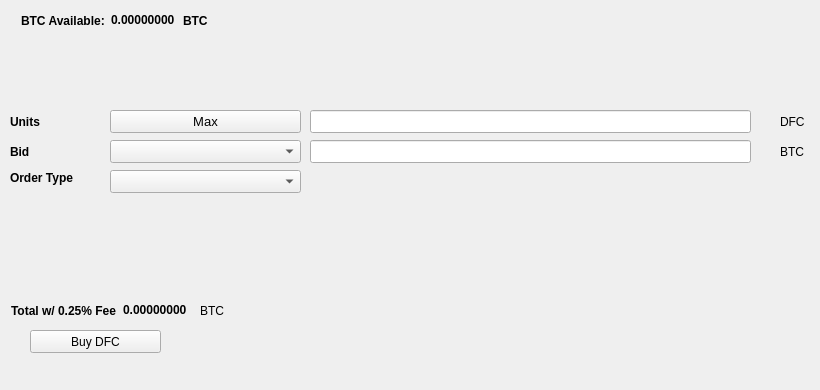
   <widget class="QWidget" name="BuyTab">
    <attribute name="title">
     <string>Buy</string>
    </attribute>
    <widget class="QPushButton" name="BuyDFC">
     <property name="geometry">
      <rect>
       <x>30</x>
       <y>330</y>
       <width>131</width>
       <height>23</height>
      </rect>
     </property>
     <property name="text">
      <string>Buy DFC</string>
     </property>
     <property name="icon">
      <iconset resource="../deflacash.qrc">
       <normaloff>:/icons/bitcoin</normaloff>:/icons/bitcoin</iconset>
     </property>
    </widget>
    <widget class="QLabel" name="label_3">
     <property name="geometry">
      <rect>
       <x>10</x>
       <y>110</y>
       <width>46</width>
       <height>23</height>
      </rect>
     </property>
     <property name="font">
      <font>
       <weight>75</weight>
       <bold>true</bold>
      </font>
     </property>
     <property name="text">
      <string>Units</string>
     </property>
    </widget>
    <widget class="QLineEdit" name="UnitsInput">
     <property name="geometry">
      <rect>
       <x>310</x>
       <y>110</y>
       <width>441</width>
       <height>23</height>
      </rect>
     </property>
     <property name="font">
      <font>
       <pointsize>9</pointsize>
       <weight>75</weight>
       <bold>true</bold>
      </font>
     </property>
    </widget>
    <widget class="QLineEdit" name="BuyBidPriceEdit">
     <property name="geometry">
      <rect>
       <x>310</x>
       <y>140</y>
       <width>441</width>
       <height>23</height>
      </rect>
     </property>
     <property name="font">
      <font>
       <pointsize>9</pointsize>
       <weight>75</weight>
       <bold>true</bold>
      </font>
     </property>
    </widget>
    <widget class="QLabel" name="label_4">
     <property name="geometry">
      <rect>
       <x>780</x>
       <y>110</y>
       <width>31</width>
       <height>23</height>
      </rect>
     </property>
     <property name="text">
      <string>DFC</string>
     </property>
    </widget>
    <widget class="QLabel" name="label_5">
     <property name="geometry">
      <rect>
       <x>780</x>
       <y>140</y>
       <width>31</width>
       <height>23</height>
      </rect>
     </property>
     <property name="text">
      <string>BTC</string>
     </property>
    </widget>
    <widget class="QLabel" name="label_6">
     <property name="geometry">
      <rect>
       <x>10</x>
       <y>140</y>
       <width>46</width>
       <height>23</height>
      </rect>
     </property>
     <property name="font">
      <font>
       <weight>75</weight>
       <bold>true</bold>
      </font>
     </property>
     <property name="text">
      <string>Bid</string>
     </property>
    </widget>
    <widget class="QLabel" name="label_7">
     <property name="geometry">
      <rect>
       <x>10</x>
       <y>170</y>
       <width>91</width>
       <height>16</height>
      </rect>
     </property>
     <property name="font">
      <font>
       <weight>75</weight>
       <bold>true</bold>
      </font>
     </property>
     <property name="text">
      <string>Order Type</string>
     </property>
    </widget>
    <widget class="QPushButton" name="Buy_Max_Amount">
     <property name="geometry">
      <rect>
       <x>110</x>
       <y>110</y>
       <width>191</width>
       <height>23</height>
      </rect>
     </property>
     <property name="font">
      <font>
       <pointsize>10</pointsize>
      </font>
     </property>
     <property name="text">
      <string>Max</string>
     </property>
    </widget>
    <widget class="QComboBox" name="BuyBidcomboBox">
     <property name="geometry">
      <rect>
       <x>110</x>
       <y>140</y>
       <width>191</width>
       <height>23</height>
      </rect>
     </property>
     <property name="font">
      <font>
       <pointsize>10</pointsize>
      </font>
     </property>
    </widget>
    <widget class="QComboBox" name="buyOrdertypeCombo">
     <property name="geometry">
      <rect>
       <x>110</x>
       <y>170</y>
       <width>191</width>
       <height>23</height>
      </rect>
     </property>
     <property name="font">
      <font>
       <pointsize>10</pointsize>
      </font>
     </property>
    </widget>
    <widget class="QWidget" name="layoutWidget1">
     <property name="geometry">
      <rect>
       <x>21</x>
       <y>11</y>
       <width>227</width>
       <height>19</height>
      </rect>
     </property>
     <layout class="QHBoxLayout" name="horizontalLayout_3">
      <item>
       <widget class="QLabel" name="label232">
        <property name="font">
         <font>
          <weight>75</weight>
          <bold>true</bold>
         </font>
        </property>
        <property name="text">
         <string>BTC Available:</string>
        </property>
       </widget>
      </item>
      <item>
       <widget class="QLabel" name="BtcAvailableLbl">
        <property name="palette">
         <palette>
          <active>
           <colorrole role="WindowText">
            <brush brushstyle="SolidPattern">
             <color alpha="255">
              <red>0</red>
              <green>0</green>
              <blue>0</blue>
             </color>
            </brush>
           </colorrole>
           <colorrole role="Button">
            <brush brushstyle="SolidPattern">
             <color alpha="255">
              <red>0</red>
              <green>170</green>
              <blue>0</blue>
             </color>
            </brush>
           </colorrole>
           <colorrole role="Light">
            <brush brushstyle="SolidPattern">
             <color alpha="255">
              <red>0</red>
              <green>255</green>
              <blue>0</blue>
             </color>
            </brush>
           </colorrole>
           <colorrole role="Midlight">
            <brush brushstyle="SolidPattern">
             <color alpha="255">
              <red>0</red>
              <green>212</green>
              <blue>0</blue>
             </color>
            </brush>
           </colorrole>
           <colorrole role="Dark">
            <brush brushstyle="SolidPattern">
             <color alpha="255">
              <red>0</red>
              <green>85</green>
              <blue>0</blue>
             </color>
            </brush>
           </colorrole>
           <colorrole role="Mid">
            <brush brushstyle="SolidPattern">
             <color alpha="255">
              <red>0</red>
              <green>113</green>
              <blue>0</blue>
             </color>
            </brush>
           </colorrole>
           <colorrole role="Text">
            <brush brushstyle="SolidPattern">
             <color alpha="255">
              <red>0</red>
              <green>170</green>
              <blue>0</blue>
             </color>
            </brush>
           </colorrole>
           <colorrole role="BrightText">
            <brush brushstyle="SolidPattern">
             <color alpha="255">
              <red>255</red>
              <green>255</green>
              <blue>255</blue>
             </color>
            </brush>
           </colorrole>
           <colorrole role="ButtonText">
            <brush brushstyle="SolidPattern">
             <color alpha="255">
              <red>0</red>
              <green>0</green>
              <blue>0</blue>
             </color>
            </brush>
           </colorrole>
           <colorrole role="Base">
            <brush brushstyle="SolidPattern">
             <color alpha="255">
              <red>255</red>
              <green>255</green>
              <blue>255</blue>
             </color>
            </brush>
           </colorrole>
           <colorrole role="Window">
            <brush brushstyle="SolidPattern">
             <color alpha="255">
              <red>0</red>
              <green>170</green>
              <blue>0</blue>
             </color>
            </brush>
           </colorrole>
           <colorrole role="Shadow">
            <brush brushstyle="SolidPattern">
             <color alpha="255">
              <red>0</red>
              <green>0</green>
              <blue>0</blue>
             </color>
            </brush>
           </colorrole>
           <colorrole role="AlternateBase">
            <brush brushstyle="SolidPattern">
             <color alpha="255">
              <red>127</red>
              <green>212</green>
              <blue>127</blue>
             </color>
            </brush>
           </colorrole>
           <colorrole role="ToolTipBase">
            <brush brushstyle="SolidPattern">
             <color alpha="255">
              <red>255</red>
              <green>255</green>
              <blue>220</blue>
             </color>
            </brush>
           </colorrole>
           <colorrole role="ToolTipText">
            <brush brushstyle="SolidPattern">
             <color alpha="255">
              <red>0</red>
              <green>0</green>
              <blue>0</blue>
             </color>
            </brush>
           </colorrole>
          </active>
          <inactive>
           <colorrole role="WindowText">
            <brush brushstyle="SolidPattern">
             <color alpha="255">
              <red>0</red>
              <green>0</green>
              <blue>0</blue>
             </color>
            </brush>
           </colorrole>
           <colorrole role="Button">
            <brush brushstyle="SolidPattern">
             <color alpha="255">
              <red>0</red>
              <green>170</green>
              <blue>0</blue>
             </color>
            </brush>
           </colorrole>
           <colorrole role="Light">
            <brush brushstyle="SolidPattern">
             <color alpha="255">
              <red>0</red>
              <green>255</green>
              <blue>0</blue>
             </color>
            </brush>
           </colorrole>
           <colorrole role="Midlight">
            <brush brushstyle="SolidPattern">
             <color alpha="255">
              <red>0</red>
              <green>212</green>
              <blue>0</blue>
             </color>
            </brush>
           </colorrole>
           <colorrole role="Dark">
            <brush brushstyle="SolidPattern">
             <color alpha="255">
              <red>0</red>
              <green>85</green>
              <blue>0</blue>
             </color>
            </brush>
           </colorrole>
           <colorrole role="Mid">
            <brush brushstyle="SolidPattern">
             <color alpha="255">
              <red>0</red>
              <green>113</green>
              <blue>0</blue>
             </color>
            </brush>
           </colorrole>
           <colorrole role="Text">
            <brush brushstyle="SolidPattern">
             <color alpha="255">
              <red>0</red>
              <green>170</green>
              <blue>0</blue>
             </color>
            </brush>
           </colorrole>
           <colorrole role="BrightText">
            <brush brushstyle="SolidPattern">
             <color alpha="255">
              <red>255</red>
              <green>255</green>
              <blue>255</blue>
             </color>
            </brush>
           </colorrole>
           <colorrole role="ButtonText">
            <brush brushstyle="SolidPattern">
             <color alpha="255">
              <red>0</red>
              <green>0</green>
              <blue>0</blue>
             </color>
            </brush>
           </colorrole>
           <colorrole role="Base">
            <brush brushstyle="SolidPattern">
             <color alpha="255">
              <red>255</red>
              <green>255</green>
              <blue>255</blue>
             </color>
            </brush>
           </colorrole>
           <colorrole role="Window">
            <brush brushstyle="SolidPattern">
             <color alpha="255">
              <red>0</red>
              <green>170</green>
              <blue>0</blue>
             </color>
            </brush>
           </colorrole>
           <colorrole role="Shadow">
            <brush brushstyle="SolidPattern">
             <color alpha="255">
              <red>0</red>
              <green>0</green>
              <blue>0</blue>
             </color>
            </brush>
           </colorrole>
           <colorrole role="AlternateBase">
            <brush brushstyle="SolidPattern">
             <color alpha="255">
              <red>127</red>
              <green>212</green>
              <blue>127</blue>
             </color>
            </brush>
           </colorrole>
           <colorrole role="ToolTipBase">
            <brush brushstyle="SolidPattern">
             <color alpha="255">
              <red>255</red>
              <green>255</green>
              <blue>220</blue>
             </color>
            </brush>
           </colorrole>
           <colorrole role="ToolTipText">
            <brush brushstyle="SolidPattern">
             <color alpha="255">
              <red>0</red>
              <green>0</green>
              <blue>0</blue>
             </color>
            </brush>
           </colorrole>
          </inactive>
          <disabled>
           <colorrole role="WindowText">
            <brush brushstyle="SolidPattern">
             <color alpha="255">
              <red>0</red>
              <green>85</green>
              <blue>0</blue>
             </color>
            </brush>
           </colorrole>
           <colorrole role="Button">
            <brush brushstyle="SolidPattern">
             <color alpha="255">
              <red>0</red>
              <green>170</green>
              <blue>0</blue>
             </color>
            </brush>
           </colorrole>
           <colorrole role="Light">
            <brush brushstyle="SolidPattern">
             <color alpha="255">
              <red>0</red>
              <green>255</green>
              <blue>0</blue>
             </color>
            </brush>
           </colorrole>
           <colorrole role="Midlight">
            <brush brushstyle="SolidPattern">
             <color alpha="255">
              <red>0</red>
              <green>212</green>
              <blue>0</blue>
             </color>
            </brush>
           </colorrole>
           <colorrole role="Dark">
            <brush brushstyle="SolidPattern">
             <color alpha="255">
              <red>0</red>
              <green>85</green>
              <blue>0</blue>
             </color>
            </brush>
           </colorrole>
           <colorrole role="Mid">
            <brush brushstyle="SolidPattern">
             <color alpha="255">
              <red>0</red>
              <green>113</green>
              <blue>0</blue>
             </color>
            </brush>
           </colorrole>
           <colorrole role="Text">
            <brush brushstyle="SolidPattern">
             <color alpha="255">
              <red>0</red>
              <green>85</green>
              <blue>0</blue>
             </color>
            </brush>
           </colorrole>
           <colorrole role="BrightText">
            <brush brushstyle="SolidPattern">
             <color alpha="255">
              <red>255</red>
              <green>255</green>
              <blue>255</blue>
             </color>
            </brush>
           </colorrole>
           <colorrole role="ButtonText">
            <brush brushstyle="SolidPattern">
             <color alpha="255">
              <red>0</red>
              <green>85</green>
              <blue>0</blue>
             </color>
            </brush>
           </colorrole>
           <colorrole role="Base">
            <brush brushstyle="SolidPattern">
             <color alpha="255">
              <red>0</red>
              <green>170</green>
              <blue>0</blue>
             </color>
            </brush>
           </colorrole>
           <colorrole role="Window">
            <brush brushstyle="SolidPattern">
             <color alpha="255">
              <red>0</red>
              <green>170</green>
              <blue>0</blue>
             </color>
            </brush>
           </colorrole>
           <colorrole role="Shadow">
            <brush brushstyle="SolidPattern">
             <color alpha="255">
              <red>0</red>
              <green>0</green>
              <blue>0</blue>
             </color>
            </brush>
           </colorrole>
           <colorrole role="AlternateBase">
            <brush brushstyle="SolidPattern">
             <color alpha="255">
              <red>0</red>
              <green>170</green>
              <blue>0</blue>
             </color>
            </brush>
           </colorrole>
           <colorrole role="ToolTipBase">
            <brush brushstyle="SolidPattern">
             <color alpha="255">
              <red>255</red>
              <green>255</green>
              <blue>220</blue>
             </color>
            </brush>
           </colorrole>
           <colorrole role="ToolTipText">
            <brush brushstyle="SolidPattern">
             <color alpha="255">
              <red>0</red>
              <green>0</green>
              <blue>0</blue>
             </color>
            </brush>
           </colorrole>
          </disabled>
         </palette>
        </property>
        <property name="font">
         <font>
          <weight>75</weight>
          <bold>true</bold>
         </font>
        </property>
        <property name="text">
         <string>0.00000000</string>
        </property>
        <property name="textInteractionFlags">
         <set>Qt::LinksAccessibleByMouse|Qt::TextSelectableByKeyboard|Qt::TextSelectableByMouse</set>
        </property>
       </widget>
      </item>
      <item>
       <widget class="QLabel" name="BtcAvailableLbl_2">
        <property name="font">
         <font>
          <weight>75</weight>
          <bold>true</bold>
         </font>
        </property>
        <property name="text">
         <string>BTC</string>
        </property>
       </widget>
      </item>
     </layout>
    </widget>
    <widget class="QWidget" name="layoutWidge2">
     <property name="geometry">
      <rect>
       <x>11</x>
       <y>301</y>
       <width>259</width>
       <height>19</height>
      </rect>
     </property>
     <layout class="QHBoxLayout" name="horizontalLayout_4">
      <item>
       <widget class="QLabel" name="label_9">
        <property name="font">
         <font>
          <weight>75</weight>
          <bold>true</bold>
         </font>
        </property>
        <property name="text">
         <string>Total w/ 0.25% Fee</string>
        </property>
       </widget>
      </item>
      <item>
       <widget class="QLabel" name="BuyCostLabel">
        <property name="palette">
         <palette>
          <active>
           <colorrole role="WindowText">
            <brush brushstyle="SolidPattern">
             <color alpha="255">
              <red>0</red>
              <green>0</green>
              <blue>0</blue>
             </color>
            </brush>
           </colorrole>
           <colorrole role="Button">
            <brush brushstyle="SolidPattern">
             <color alpha="255">
              <red>0</red>
              <green>170</green>
              <blue>0</blue>
             </color>
            </brush>
           </colorrole>
           <colorrole role="Light">
            <brush brushstyle="SolidPattern">
             <color alpha="255">
              <red>0</red>
              <green>255</green>
              <blue>0</blue>
             </color>
            </brush>
           </colorrole>
           <colorrole role="Midlight">
            <brush brushstyle="SolidPattern">
             <color alpha="255">
              <red>0</red>
              <green>212</green>
              <blue>0</blue>
             </color>
            </brush>
           </colorrole>
           <colorrole role="Dark">
            <brush brushstyle="SolidPattern">
             <color alpha="255">
              <red>0</red>
              <green>85</green>
              <blue>0</blue>
             </color>
            </brush>
           </colorrole>
           <colorrole role="Mid">
            <brush brushstyle="SolidPattern">
             <color alpha="255">
              <red>0</red>
              <green>113</green>
              <blue>0</blue>
             </color>
            </brush>
           </colorrole>
           <colorrole role="Text">
            <brush brushstyle="SolidPattern">
             <color alpha="255">
              <red>0</red>
              <green>170</green>
              <blue>0</blue>
             </color>
            </brush>
           </colorrole>
           <colorrole role="BrightText">
            <brush brushstyle="SolidPattern">
             <color alpha="255">
              <red>255</red>
              <green>255</green>
              <blue>255</blue>
             </color>
            </brush>
           </colorrole>
           <colorrole role="ButtonText">
            <brush brushstyle="SolidPattern">
             <color alpha="255">
              <red>0</red>
              <green>0</green>
              <blue>0</blue>
             </color>
            </brush>
           </colorrole>
           <colorrole role="Base">
            <brush brushstyle="SolidPattern">
             <color alpha="255">
              <red>255</red>
              <green>255</green>
              <blue>255</blue>
             </color>
            </brush>
           </colorrole>
           <colorrole role="Window">
            <brush brushstyle="SolidPattern">
             <color alpha="255">
              <red>0</red>
              <green>170</green>
              <blue>0</blue>
             </color>
            </brush>
           </colorrole>
           <colorrole role="Shadow">
            <brush brushstyle="SolidPattern">
             <color alpha="255">
              <red>0</red>
              <green>0</green>
              <blue>0</blue>
             </color>
            </brush>
           </colorrole>
           <colorrole role="AlternateBase">
            <brush brushstyle="SolidPattern">
             <color alpha="255">
              <red>127</red>
              <green>212</green>
              <blue>127</blue>
             </color>
            </brush>
           </colorrole>
           <colorrole role="ToolTipBase">
            <brush brushstyle="SolidPattern">
             <color alpha="255">
              <red>255</red>
              <green>255</green>
              <blue>220</blue>
             </color>
            </brush>
           </colorrole>
           <colorrole role="ToolTipText">
            <brush brushstyle="SolidPattern">
             <color alpha="255">
              <red>0</red>
              <green>0</green>
              <blue>0</blue>
             </color>
            </brush>
           </colorrole>
          </active>
          <inactive>
           <colorrole role="WindowText">
            <brush brushstyle="SolidPattern">
             <color alpha="255">
              <red>0</red>
              <green>0</green>
              <blue>0</blue>
             </color>
            </brush>
           </colorrole>
           <colorrole role="Button">
            <brush brushstyle="SolidPattern">
             <color alpha="255">
              <red>0</red>
              <green>170</green>
              <blue>0</blue>
             </color>
            </brush>
           </colorrole>
           <colorrole role="Light">
            <brush brushstyle="SolidPattern">
             <color alpha="255">
              <red>0</red>
              <green>255</green>
              <blue>0</blue>
             </color>
            </brush>
           </colorrole>
           <colorrole role="Midlight">
            <brush brushstyle="SolidPattern">
             <color alpha="255">
              <red>0</red>
              <green>212</green>
              <blue>0</blue>
             </color>
            </brush>
           </colorrole>
           <colorrole role="Dark">
            <brush brushstyle="SolidPattern">
             <color alpha="255">
              <red>0</red>
              <green>85</green>
              <blue>0</blue>
             </color>
            </brush>
           </colorrole>
           <colorrole role="Mid">
            <brush brushstyle="SolidPattern">
             <color alpha="255">
              <red>0</red>
              <green>113</green>
              <blue>0</blue>
             </color>
            </brush>
           </colorrole>
           <colorrole role="Text">
            <brush brushstyle="SolidPattern">
             <color alpha="255">
              <red>0</red>
              <green>170</green>
              <blue>0</blue>
             </color>
            </brush>
           </colorrole>
           <colorrole role="BrightText">
            <brush brushstyle="SolidPattern">
             <color alpha="255">
              <red>255</red>
              <green>255</green>
              <blue>255</blue>
             </color>
            </brush>
           </colorrole>
           <colorrole role="ButtonText">
            <brush brushstyle="SolidPattern">
             <color alpha="255">
              <red>0</red>
              <green>0</green>
              <blue>0</blue>
             </color>
            </brush>
           </colorrole>
           <colorrole role="Base">
            <brush brushstyle="SolidPattern">
             <color alpha="255">
              <red>255</red>
              <green>255</green>
              <blue>255</blue>
             </color>
            </brush>
           </colorrole>
           <colorrole role="Window">
            <brush brushstyle="SolidPattern">
             <color alpha="255">
              <red>0</red>
              <green>170</green>
              <blue>0</blue>
             </color>
            </brush>
           </colorrole>
           <colorrole role="Shadow">
            <brush brushstyle="SolidPattern">
             <color alpha="255">
              <red>0</red>
              <green>0</green>
              <blue>0</blue>
             </color>
            </brush>
           </colorrole>
           <colorrole role="AlternateBase">
            <brush brushstyle="SolidPattern">
             <color alpha="255">
              <red>127</red>
              <green>212</green>
              <blue>127</blue>
             </color>
            </brush>
           </colorrole>
           <colorrole role="ToolTipBase">
            <brush brushstyle="SolidPattern">
             <color alpha="255">
              <red>255</red>
              <green>255</green>
              <blue>220</blue>
             </color>
            </brush>
           </colorrole>
           <colorrole role="ToolTipText">
            <brush brushstyle="SolidPattern">
             <color alpha="255">
              <red>0</red>
              <green>0</green>
              <blue>0</blue>
             </color>
            </brush>
           </colorrole>
          </inactive>
          <disabled>
           <colorrole role="WindowText">
            <brush brushstyle="SolidPattern">
             <color alpha="255">
              <red>0</red>
              <green>85</green>
              <blue>0</blue>
             </color>
            </brush>
           </colorrole>
           <colorrole role="Button">
            <brush brushstyle="SolidPattern">
             <color alpha="255">
              <red>0</red>
              <green>170</green>
              <blue>0</blue>
             </color>
            </brush>
           </colorrole>
           <colorrole role="Light">
            <brush brushstyle="SolidPattern">
             <color alpha="255">
              <red>0</red>
              <green>255</green>
              <blue>0</blue>
             </color>
            </brush>
           </colorrole>
           <colorrole role="Midlight">
            <brush brushstyle="SolidPattern">
             <color alpha="255">
              <red>0</red>
              <green>212</green>
              <blue>0</blue>
             </color>
            </brush>
           </colorrole>
           <colorrole role="Dark">
            <brush brushstyle="SolidPattern">
             <color alpha="255">
              <red>0</red>
              <green>85</green>
              <blue>0</blue>
             </color>
            </brush>
           </colorrole>
           <colorrole role="Mid">
            <brush brushstyle="SolidPattern">
             <color alpha="255">
              <red>0</red>
              <green>113</green>
              <blue>0</blue>
             </color>
            </brush>
           </colorrole>
           <colorrole role="Text">
            <brush brushstyle="SolidPattern">
             <color alpha="255">
              <red>0</red>
              <green>85</green>
              <blue>0</blue>
             </color>
            </brush>
           </colorrole>
           <colorrole role="BrightText">
            <brush brushstyle="SolidPattern">
             <color alpha="255">
              <red>255</red>
              <green>255</green>
              <blue>255</blue>
             </color>
            </brush>
           </colorrole>
           <colorrole role="ButtonText">
            <brush brushstyle="SolidPattern">
             <color alpha="255">
              <red>0</red>
              <green>85</green>
              <blue>0</blue>
             </color>
            </brush>
           </colorrole>
           <colorrole role="Base">
            <brush brushstyle="SolidPattern">
             <color alpha="255">
              <red>0</red>
              <green>170</green>
              <blue>0</blue>
             </color>
            </brush>
           </colorrole>
           <colorrole role="Window">
            <brush brushstyle="SolidPattern">
             <color alpha="255">
              <red>0</red>
              <green>170</green>
              <blue>0</blue>
             </color>
            </brush>
           </colorrole>
           <colorrole role="Shadow">
            <brush brushstyle="SolidPattern">
             <color alpha="255">
              <red>0</red>
              <green>0</green>
              <blue>0</blue>
             </color>
            </brush>
           </colorrole>
           <colorrole role="AlternateBase">
            <brush brushstyle="SolidPattern">
             <color alpha="255">
              <red>0</red>
              <green>170</green>
              <blue>0</blue>
             </color>
            </brush>
           </colorrole>
           <colorrole role="ToolTipBase">
            <brush brushstyle="SolidPattern">
             <color alpha="255">
              <red>255</red>
              <green>255</green>
              <blue>220</blue>
             </color>
            </brush>
           </colorrole>
           <colorrole role="ToolTipText">
            <brush brushstyle="SolidPattern">
             <color alpha="255">
              <red>0</red>
              <green>0</green>
              <blue>0</blue>
             </color>
            </brush>
           </colorrole>
          </disabled>
         </palette>
        </property>
        <property name="font">
         <font>
          <weight>75</weight>
          <bold>true</bold>
         </font>
        </property>
        <property name="autoFillBackground">
         <bool>false</bool>
        </property>
        <property name="text">
         <string>0.00000000</string>
        </property>
        <property name="textInteractionFlags">
         <set>Qt::LinksAccessibleByMouse|Qt::TextSelectableByMouse</set>
        </property>
       </widget>
      </item>
      <item>
       <widget class="QLabel" name="label_10">
        <property name="font">
         <font>
          <weight>50</weight>
          <bold>false</bold>
         </font>
        </property>
        <property name="text">
         <string>BTC</string>
        </property>
       </widget>
      </item>
     </layout>
    </widget>
    <widget class="QLabel" name="label_24">
     <property name="geometry">
      <rect>
       <x>460</x>
       <y>300</y>
       <width>281</width>
       <height>81</height>
      </rect>
     </property>
     <property name="text">
      <string/>
     </property>
     <property name="pixmap">
      <pixmap>:/images/bittrex</pixmap>
     </property>
    </widget>
   </widget>
